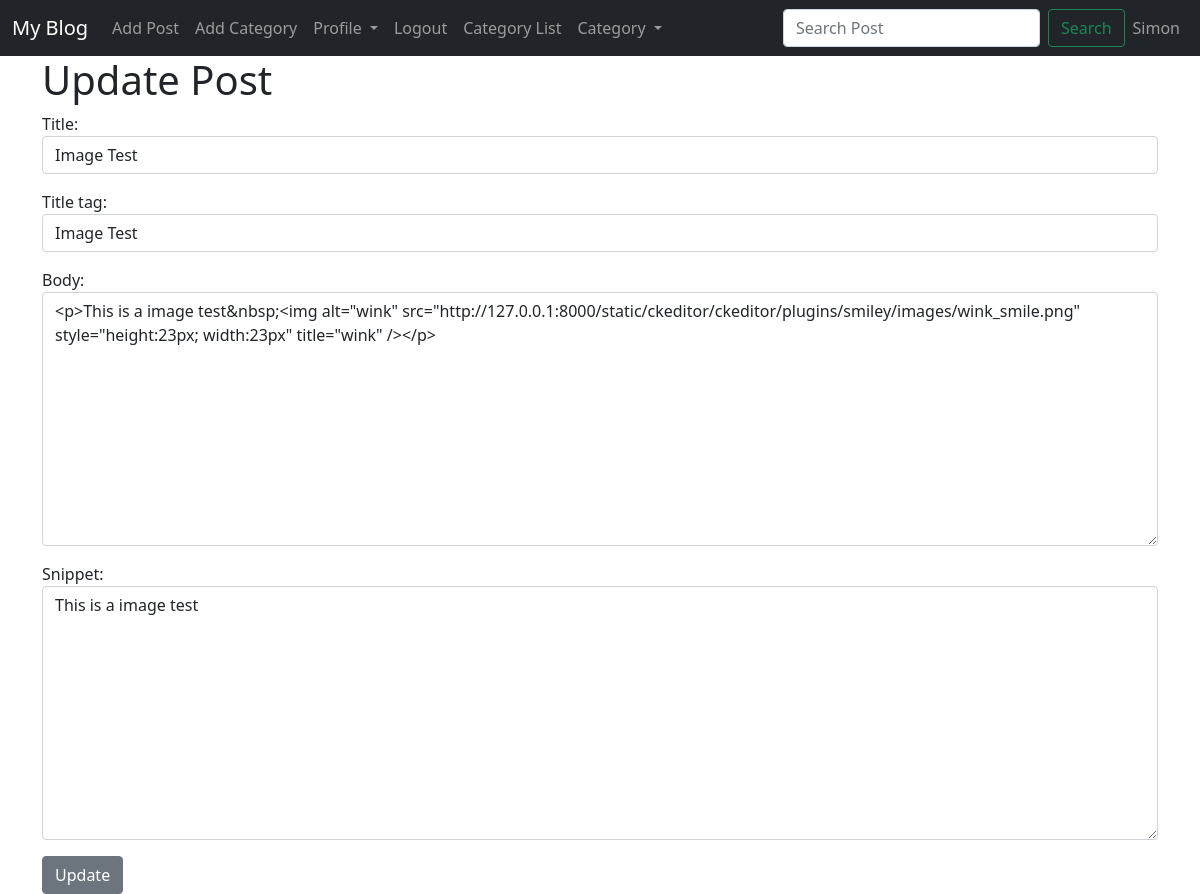
/article/edit/11 (signed in), run on the app's committed database.
### blog/models.py (models this page shows, shortened)
class Post(models.Model):
    title = models.CharField(max_length=255)
    header_image = models.ImageField(null=True, blank=True, upload_to='images/')
    title_tag = models.CharField(max_length=255)
    auther = models.ForeignKey(User, on_delete=models.CASCADE)
    body = RichTextField(blank=True, null=True)
    post_date = models.DateField(auto_now_add=True)
    snippet = models.CharField(max_length=255)
    category = models.ForeignKey(Category, on_delete=models.CASCADE)
    likes = models.ManyToManyField(User, related_name='blog_posts')

### blog/views.py (the view)
# urls.py: path('article/edit/<int:pk>', UpdatePostView.as_view(), name = 'update-post'),
class UpdatePostView(UpdateView):
    model = Post
    form_class = EditForm
    template_name = 'update_post.html'

### blog/forms.py
class EditForm(forms.ModelForm):
    class Meta:
        model = Post
        fields = ('title', 'title_tag',  'body', 'snippet')
        widgets = {
            'title': forms.TextInput(attrs={'class':'form-control', 'placeholder': 'Title'}),
            'title_tag': forms.TextInput(attrs={'class': 'form-control'}),
            'body': forms.Textarea(attrs={'class': 'form-control'}),
            'snippet': forms.Textarea(attrs={'class': 'form-control'}),
        }

### blog/context_processors.py (called while the page is built)
def getCategories(request):
    return {"categories":Category.objects.all()}

### blog/templates/update_post.html (shortened to what this page needs)
{% extends 'base.html' %}
{% block content %}
    {% if user.is_authenticated and user.id == post.auther.id %}
        <h1>Update Post</h1>
        <div class="form-group">
            <form method="post">
                {{ form.as_p }}
                <button class="btn btn-secondary">Update</button>
            </form>
        </div>
    {% else %}
        You are not allowed here!
    {% endif %}
{% endblock %}

### blog/templates/base.html (shortened to what this page needs)
<!doctype html>
<html lang="en">
<head>
    <link href="https://cdn.jsdelivr.net/npm/bootstrap@5.1.0/dist/css/bootstrap.min.css" rel="stylesheet"
>
</head>
<body>
<nav class="navbar navbar-expand-lg navbar-dark bg-dark">
    <div class="container-fluid">
        <a class="navbar-brand" href="{% url 'home' %}">My Blog</a>
        <div class="collapse navbar-collapse" id="navbarSupportedContent">
            <ul class="navbar-nav me-auto mb-2 mb-lg-0">
                {% if user.is_authenticated %}
                    <li class="nav-item">
                        <a class="nav-link" href="{% url 'add-post' %}">Add Post</a>
                    </li>
                    <li class="nav-item">
                        <a class="nav-link" href="{% url 'add-category' %}">Add Category</a>
                    </li>
                    <li class="nav-item dropdown">
                        <a class="nav-link dropdown-toggle" href="#" id="navbarDropdown" role="button"
                           data-bs-toggle="dropdown" aria-expanded="false">
                            Profile
                        </a>
                    </li>
                    <li class="nav-item">
                        <a class="nav-link" href="{% url 'logout' %}">Logout</a>
                    </li>
                {% endif %}
                <li class="nav-item">
                    <a class="nav-link" href="{% url 'category-list' %}">Category List</a>
                </li>
                <li class="nav-item dropdown">
                    <a class="nav-link dropdown-toggle" href="#" id="navbarDropdown" role="button"
                       data-bs-toggle="dropdown" aria-expanded="false">
                        Category
                    </a>
                </li>
            </ul>
            <form class="d-flex" method="post" action="{% url 'search_post' %}">
                <input class="form-control me-2" type="search" placeholder="Search Post" aria-label="Search" name="search_target">
                <button class="btn btn-outline-success" type="submit">Search</button>
            </form>
        <ul class="navbar-nav ml-auto">
            <li class="nav-item">
                {% if user.is_authenticated %}
                <a class="nav-link" href="{% url 'show_profile_page' user.profile.id %}">{{ user.first_name }}</a>
                {% else %}
                <a class="nav-link" href="{% url 'login' %}">Login</a>
                {% endif %}
            </li>
        </ul>
        </div>
    </div>
</nav>
<div class="container">
    {% block content %}
    {% endblock %}
</div>
</body>
</html>

### data on the page
Post: title "Image Test", title_tag "Image Test", body "<p>This is a image test&nbsp;<img alt=\"wink\" src=\"http://127.0.0.1:8000/static/ckeditor/ckeditor/plugins/smiley/images/wink_smile.png\" style=\"height:23px; width:23px\" title=\"wink\" /></p>", snippet "This is a image test"

### other printed values
{{ user.first_name }} "Simon"
